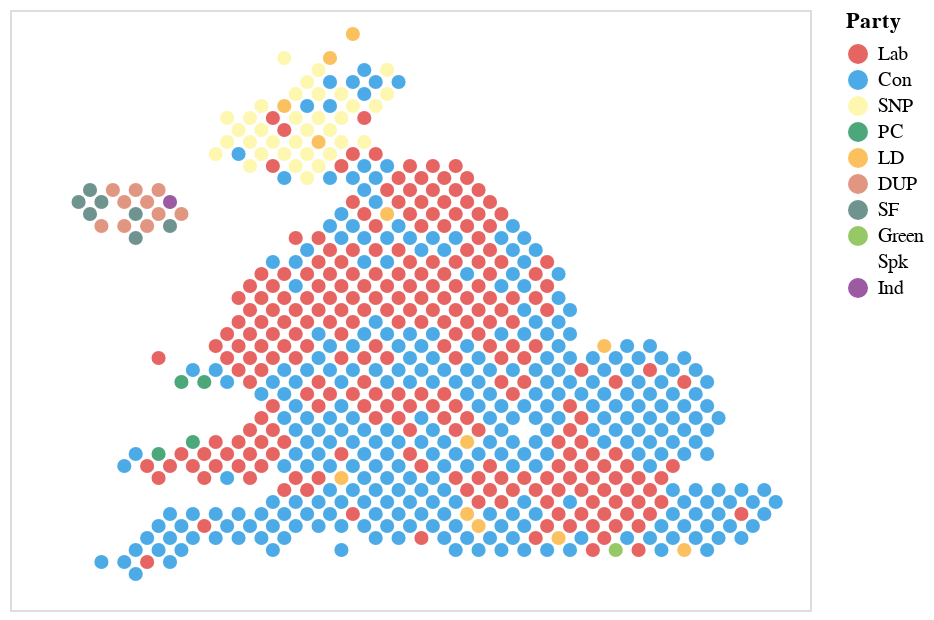

Notebook code cell kept with this figure:
### Markdown cell above
>Create colored version

### Code cell
labels = ["Lab", "Con", "SNP", "PC", "LD", "DUP", "SF", "Green", "Spk", "Ind"]
colors = ["#DC241F", "#0087DC", "#FDF38E", "#008142",  "#FAA61A", "#D46A4C", "#326760", "#6AB023", "#FFFFFF", "#70147A"]
# UK Party color (https://en.wikipedia.org/wiki/Wikipedia:Index_of_United_Kingdom_political_parties_meta_attributes)

# Link the color and label to particular party
# alt.Color object is used to get color from first pary column
# alt.Scale object is used to translate party (string) in [domain] to colors in [range]
colors_obj = alt.Color("Party:N", scale = alt.Scale(domain = labels, range = colors)) 

# Create the static version based on first party 
alt.Chart(hex_whole).mark_circle().encode(
        x = alt.X("q", axis=None), # x value comes from q
        y = alt.Y("r", axis=None), # y value comes from r
        color = colors_obj,
        size = alt.value(50),
    ).configure_legend(labelLimit= 0)

### Figure 1 — Vega-Lite specification as saved in the notebook (floating-point values rounded to 4 significant figures; data arrays with more than 128 entries replaced by an {"elided": "..."} marker saying what was removed)
{"config": {"view": {"continuousWidth": 400, "continuousHeight": 300}, "legend": {"labelLimit": 0}}, "data": {"name": "data-701acef6306c0a97495d3feac02f361e"}, "mark": "circle", "encoding": {"color": {"type": "nominal", "field": "Party", "scale": {"domain": ["Lab", "Con", "SNP", "PC", "LD", "DUP", "SF", "Green", "Spk", "Ind"], "range": ["#DC241F", "#0087DC", "#FDF38E", "#008142", "#FAA61A", "#D46A4C", "#326760", "#6AB023", "#FFFFFF", "#70147A"]}}, "size": {"value": 50}, "x": {"type": "quantitative", "axis": null, "field": "q"}, "y": {"type": "quantitative", "axis": null, "field": "r"}}, "$schema": "https://vega.github.io/schema/vega-lite/v4.8.1.json", "datasets": {"data-701acef6306c0a97495d3feac02f361e": {"elided": "650 records"}}}
